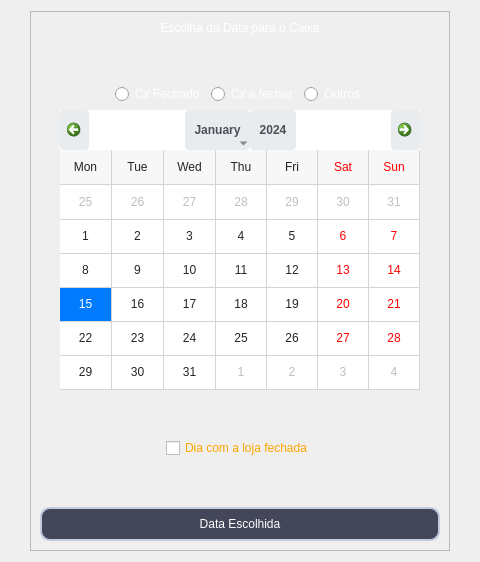
  <widget class="QWidget" name="escolha_data_cx">
   <property name="minimumSize">
    <size>
     <width>480</width>
     <height>360</height>
    </size>
   </property>
   <property name="baseSize">
    <size>
     <width>480</width>
     <height>360</height>
    </size>
   </property>
   <layout class="QVBoxLayout" name="verticalLayout_8">
    <item alignment="Qt::AlignmentFlag::AlignHCenter">
     <widget class="QFrame" name="frame_3">
      <property name="minimumSize">
       <size>
        <width>420</width>
        <height>540</height>
       </size>
      </property>
      <property name="maximumSize">
       <size>
        <width>420</width>
        <height>540</height>
       </size>
      </property>
      <property name="frameShape">
       <enum>QFrame::Shape::StyledPanel</enum>
      </property>
      <property name="frameShadow">
       <enum>QFrame::Shadow::Raised</enum>
      </property>
      <layout class="QVBoxLayout" name="verticalLayout">
       <item>
        <widget class="QLabel" name="label_17">
         <property name="styleSheet">
          <string notr="true">font: 750 18pt &quot;Segoe UI&quot;;
color: white;</string>
         </property>
         <property name="text">
          <string>Escolha da Data para o Caixa</string>
         </property>
         <property name="alignment">
          <set>Qt::AlignmentFlag::AlignCenter</set>
         </property>
        </widget>
       </item>
       <item>
        <spacer name="verticalSpacer_5">
         <property name="orientation">
          <enum>Qt::Orientation::Vertical</enum>
         </property>
         <property name="sizeHint" stdset="0">
          <size>
           <width>20</width>
           <height>40</height>
          </size>
         </property>
        </spacer>
       </item>
       <item>
        <layout class="QHBoxLayout" name="horizontalLayout_13">
         <item>
          <spacer name="horizontalSpacer_13">
           <property name="orientation">
            <enum>Qt::Orientation::Horizontal</enum>
           </property>
           <property name="sizeHint" stdset="0">
            <size>
             <width>40</width>
             <height>20</height>
            </size>
           </property>
          </spacer>
         </item>
         <item>
          <widget class="QRadioButton" name="opcao_cx_fechado">
           <property name="styleSheet">
            <string notr="true">font: 700 10pt &quot;Segoe UI&quot;;
color: white;</string>
           </property>
           <property name="text">
            <string>Cx Fechado</string>
           </property>
          </widget>
         </item>
         <item>
          <widget class="QRadioButton" name="opcao_cx_a_fechar">
           <property name="sizePolicy">
            <sizepolicy hsizetype="Minimum" vsizetype="Minimum">
             <horstretch>0</horstretch>
             <verstretch>0</verstretch>
            </sizepolicy>
           </property>
           <property name="styleSheet">
            <string notr="true">font: 700 10pt &quot;Segoe UI&quot;;
color: white;</string>
           </property>
           <property name="text">
            <string>Cx a fechar</string>
           </property>
          </widget>
         </item>
         <item>
          <widget class="QRadioButton" name="opcao_cx_outros">
           <property name="styleSheet">
            <string notr="true">font: 700 10pt &quot;Segoe UI&quot;;
color: white;</string>
           </property>
           <property name="text">
            <string>Outros</string>
           </property>
          </widget>
         </item>
         <item>
          <spacer name="horizontalSpacer_14">
           <property name="orientation">
            <enum>Qt::Orientation::Horizontal</enum>
           </property>
           <property name="sizeHint" stdset="0">
            <size>
             <width>40</width>
             <height>20</height>
            </size>
           </property>
          </spacer>
         </item>
        </layout>
       </item>
       <item alignment="Qt::AlignmentFlag::AlignHCenter">
        <widget class="QCalendarWidget" name="calendario_widget">
         <property name="minimumSize">
          <size>
           <width>360</width>
           <height>280</height>
          </size>
         </property>
         <property name="maximumSize">
          <size>
           <width>360</width>
           <height>280</height>
          </size>
         </property>
         <property name="styleSheet">
          <string notr="true">QCalendarWidget {
                background-color: #f8f9fa;
                border: 2px solid #dee2e6;
                border-radius: 8px;
            }
           
            QCalendarWidget QToolButton {
                color: #495057;
                background-color: #e9ecef;
                border-radius: 4px;
                padding: 5px;
            }
           
            QCalendarWidget QToolButton:hover {
                background-color: #ced4da;
            }
           
            QCalendarWidget QMenu {
                background-color: white;
                border: 1px solid #dee2e6;
            }
           
            QCalendarWidget QSpinBox {
                background-color: #e9ecef;
                border-radius: 4px;
                padding: 3px;
            }
           
            QCalendarWidget QWidget#qt_calendar_navigationbar {
                background-color: white;
                min-height: 40px;
            }
           
            QCalendarWidget QAbstractItemView:enabled {
                color: #212529;
                background-color: white;
                selection-background-color: #007bff;
                selection-color: white;
            }
          
</string>
         </property>
         <property name="gridVisible">
          <bool>true</bool>
         </property>
         <property name="verticalHeaderFormat">
          <enum>QCalendarWidget::VerticalHeaderFormat::NoVerticalHeader</enum>
         </property>
         <property name="navigationBarVisible">
          <bool>true</bool>
         </property>
         <property name="dateEditEnabled">
          <bool>true</bool>
         </property>
        </widget>
       </item>
       <item>
        <spacer name="verticalSpacer_6">
         <property name="orientation">
          <enum>Qt::Orientation::Vertical</enum>
         </property>
         <property name="sizeHint" stdset="0">
          <size>
           <width>20</width>
           <height>40</height>
          </size>
         </property>
        </spacer>
       </item>
       <item alignment="Qt::AlignmentFlag::AlignHCenter">
        <widget class="QCheckBox" name="checkBox_loja_fechada">
         <property name="styleSheet">
          <string notr="true">font: 700 10pt &quot;Segoe UI&quot;;
color: orange;</string>
         </property>
         <property name="text">
          <string>Dia com a loja fechada</string>
         </property>
         <property name="checked">
          <bool>false</bool>
         </property>
        </widget>
       </item>
       <item>
        <spacer name="verticalSpacer_11">
         <property name="orientation">
          <enum>Qt::Orientation::Vertical</enum>
         </property>
         <property name="sizeHint" stdset="0">
          <size>
           <width>20</width>
           <height>40</height>
          </size>
         </property>
        </spacer>
       </item>
       <item>
        <widget class="QPushButton" name="btn_data_escolhida">
         <property name="minimumSize">
          <size>
           <width>400</width>
           <height>0</height>
          </size>
         </property>
         <property name="maximumSize">
          <size>
           <width>400</width>
           <height>16777215</height>
          </size>
         </property>
         <property name="styleSheet">
          <string notr="true">QPushButton {
	background-color: rgb(68,71,90);
	padding: 8px;
	border: 2px solid #c3ccdf;
	color: rgb(255,255,255);
	border-radius: 10px;
}

QPushButton:hover {
	background-color: rgb(85, 170, 255);
}

QPushButton:pressed {
	background-color: rgb(255, 0, 127);
}</string>
         </property>
         <property name="text">
          <string>Data Escolhida</string>
         </property>
        </widget>
       </item>
      </layout>
     </widget>
    </item>
   </layout>
  </widget>
